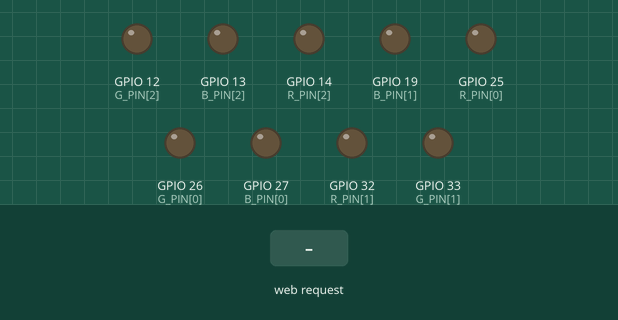
Bench run of a sketch on a simulated ESP32. Parts: output pins drawn as LEDs (lit = HIGH). Dashed ring = blinking. Inputs (shaded band) come from the test bench. WiFi joins after 1.5 s; servers stay silent unless stated; what the sketch prints to the serial monitor is not drawn.

Above: at 2.8 s.
2.9 s: HTTP request GET /blink received
At 3.01 s:
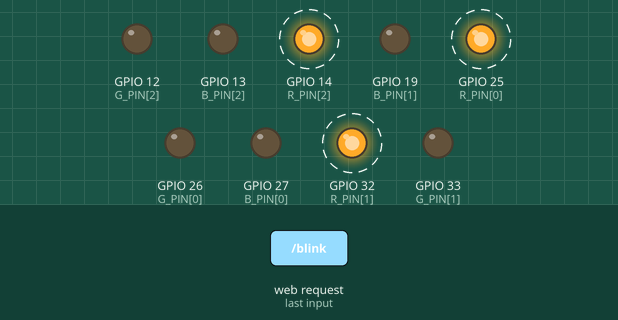
At 3.45 s:
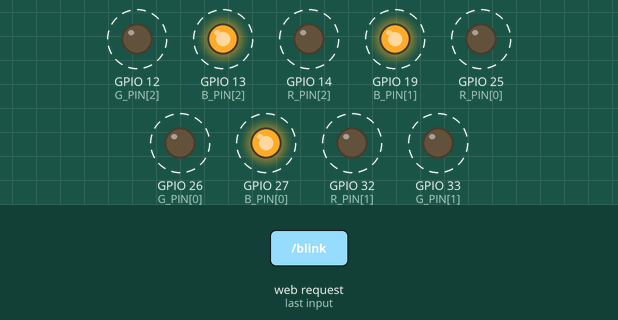
Timing chart, 0 to 6.7 s (numbered marks = the images above; inputs shaded):
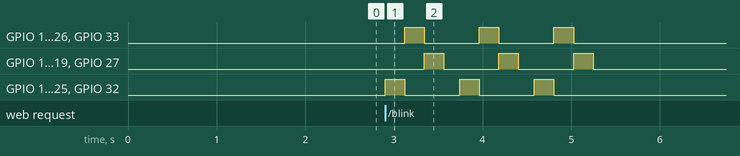

Measured:
- after the input at 2.9 s, GPIO 12 (G_PIN[2]): alternates HIGH for 0.22 s and LOW for 0.62 s, 6 changes in all, then stays LOW, starting after 0.22 s; GPIO 13 (B_PIN[2]): alternates HIGH for 0.22 s and LOW for 0.62 s, 6 changes in all, then stays LOW, starting after 0.44 s

The sketch:

rgb_three_web_control_arduinoidecode.ino
```cpp
/*
   ESP32 ‑ Multi‑RGB‑LED web controller (digital ON/OFF, no PWM)
   ▸ Works from HTTPS pages (GitHub Pages, Chrome ≥ 119, Brave…)
   ▸ Common‑cathode by default – uncomment COMMON_ANODE for common‑anode
   ▸ URL format:  /set?L=<index>&R=0|1&G=0|1&B=0|1
                   /blink         (cycles all LEDs)
                   OPTIONS …      (handled for CORS / Private‑Network)
*/

//#define COMMON_ANODE                      // <-- UNCOMMENT for common‑anode LEDs

#include <Arduino.h>
#include <WiFi.h>

/* ---------- Wi‑Fi credentials ---------- */
const char* ssid = "WIFI ID";
const char* pass = "WIFI PASS";

/* ---------- How many RGB LEDs? ---------- */
constexpr uint8_t NUM_LEDS = 3;    // change to match your build

/* ---------- GPIO lists (R,G,B per LED) -- */
const uint8_t R_PIN[NUM_LEDS] = {25, 32, 14};   // LED‑0, LED‑1, LED‑2 …
const uint8_t G_PIN[NUM_LEDS] = {26, 33, 12};
const uint8_t B_PIN[NUM_LEDS] = {27, 19, 13};

/* ---------- server ---------- */
WiFiServer server(80);

/* ---------- helpers ---------- */
void sendCORS      (WiFiClient& c, const String& origin);
void sendPreflight (WiFiClient& c, const String& origin);
void sendPlain     (WiFiClient& c, const String& origin, const char* msg);
void sendHTML      (WiFiClient& c, const String& origin);
int  getParam      (const String& src, const char* key, int def = 0);
void setColor      (uint8_t led, uint8_t r, uint8_t g, uint8_t b);
void blinkTest     ();

/* ---------- SETUP ---------- */
void setup() {
  Serial.begin(115200);
  Serial.println("\nBooting…");

  for (uint8_t i = 0; i < NUM_LEDS; ++i) {
    pinMode(R_PIN[i], OUTPUT);
    pinMode(G_PIN[i], OUTPUT);
    pinMode(B_PIN[i], OUTPUT);
    setColor(i, 0, 0, 0);                     // off on power‑up
  }

  WiFi.begin(ssid, pass);
  Serial.printf("Connecting to %s", ssid);
  while (WiFi.status() != WL_CONNECTED) { delay(400); Serial.print('.'); }
  Serial.printf("\nConnected!  IP = %s\n", WiFi.localIP().toString().c_str());
  server.begin();
}

/* ---------- MAIN LOOP ---------- */
void loop() {
  WiFiClient client = server.available();
  if (!client) return;

  /* ---- request line ---- */
  String req = client.readStringUntil('\n'); req.trim();

  /* ---- collect Origin header ---- */
  String origin = "*";
  while (client.connected()) {
    String h = client.readStringUntil('\n');
  if (h == "\r" || h.isEmpty()) break;

    if (h.startsWith("Origin:")) { origin = h.substring(7); origin.trim(); }
  }

  /* ---- 1. CORS / PNA pre‑flight ---- */
  if (req.startsWith("OPTIONS ")) {
    sendPreflight(client, origin);
  }

  /* ---- 2. /set?L=…&R=…&G=…&B=… ---------- */
  else if (req.startsWith("GET /set?")) {
    uint8_t led = constrain(getParam(req,"L"), 0, NUM_LEDS - 1);
    uint8_t r   = getParam(req,"R");
    uint8_t g   = getParam(req,"G");
    uint8_t b   = getParam(req,"B");
    setColor(led, r, g, b);
    sendPlain(client, origin, "OK");
  }

  /* ---- 3. /blink ----------------------- */
  else if (req.startsWith("GET /blink")) {
    blinkTest();
    sendPlain(client, origin, "Blink test done");
  }

  /* ---- 4. any other path → built‑in page */
  else {
    sendHTML(client, origin);
  }

  client.stop();
}

/* ---------- helper: parse key=val -------- */
int getParam(const String& src, const char* key, int def) {
  String token = String(key) + '=';
  int i = src.indexOf(token);
  if (i == -1) return def;
  int end = src.indexOf('&', i);
  if (end == -1) end = src.indexOf(' ', i);
  return src.substring(i + token.length(), end).toInt();
}

/* ---------- LED helper ------------------- */
void setColor(uint8_t led, uint8_t r, uint8_t g, uint8_t b) {
#if defined(COMMON_ANODE)
  r = !r; g = !g; b = !b;
#endif
  digitalWrite(R_PIN[led], r ? HIGH : LOW);
  digitalWrite(G_PIN[led], g ? HIGH : LOW);
  digitalWrite(B_PIN[led], b ? HIGH : LOW);
  Serial.printf("LED %u  R=%u  G=%u  B=%u\n", led, r, g, b);
}

/* ---------- blink all LEDs --------------- */
void blinkTest() {
  for (uint8_t n = 0; n < 3; ++n) {
    for (uint8_t i = 0; i < NUM_LEDS; ++i) setColor(i, 1,0,0);
    delay(220);
    for (uint8_t i = 0; i < NUM_LEDS; ++i) setColor(i, 0,1,0);
    delay(220);
    for (uint8_t i = 0; i < NUM_LEDS; ++i) setColor(i, 0,0,1);
    delay(220);
    for (uint8_t i = 0; i < NUM_LEDS; ++i) setColor(i, 0,0,0);
    delay(180);
  }
}

/* ---------- CORS helpers ----------------- */
void sendCORS(WiFiClient& c, const String& origin) {
  c.print(F("Access-Control-Allow-Origin: ")); c.println(origin);
  c.println(F("Access-Control-Allow-Methods: GET, OPTIONS"));
  c.println(F("Access-Control-Allow-Headers: Content-Type"));
  c.println(F("Access-Control-Allow-Private-Network: true"));
}

void sendPreflight(WiFiClient& c, const String& origin) {
  c.println(F("HTTP/1.1 204 No Content")); sendCORS(c, origin);
  c.println(F("Content-Length: 0\r\n"));
}

void sendPlain(WiFiClient& c, const String& origin, const char* msg) {
  c.println(F("HTTP/1.1 200 OK")); sendCORS(c, origin);
  c.println(F("Content-Type: text/plain\r\n")); c.println(msg);
}

/* ---------- built‑in HTML page ----------- */
void sendHTML(WiFiClient& c, const String& origin) {
  c.println(F("HTTP/1.1 200 OK")); sendCORS(c, origin);
  c.println(F("Content-Type: text/html\r\n"));

  /* ---------- minimal UI (checkboxes) ----- */
  c.println(R"html(
<!DOCTYPE html>
<html><head>
<meta name="viewport" content="width=device-width,initial-scale=1">
<title>ESP32 · Multi RGB‑LED</title>
<style>
 body{font-family:Arial;background:#111;color:#fff;text-align:center;padding:20px}
 select,label{margin:8px}
 input[type=checkbox]{transform:scale(1.3);margin-left:6px}
 #sample{width:90px;height:90px;margin:18px auto;border-radius:10px;border:2px solid #666}
 button{margin:14px;padding:8px 22px;border:none;border-radius:8px;cursor:pointer}
 a{color:#0af}
</style></head>
<body>
<h2>Multi RGB‑LED – ON/OFF</h2>

<select id="led"></select>
<div id="sample"></div>

<label>R <input type="checkbox" id="r"></label>
<label>G <input type="checkbox" id="g"></label>
<label>B <input type="checkbox" id="b"></label><br>

<button onclick="setLed()">Set LED</button>
<p><a href="/blink">Run blink test</a></p>

<script>
const NUM_LEDS = %NUM%;          // <‑‑ injected by sketch
const sel = document.getElementById('led');
for (let i = 0; i < NUM_LEDS; i++)
  sel.add(new Option('LED ' + i, i));

const cks = ['r','g','b'].map(id => document.getElementById(id));
cks.forEach(c => c.onchange = preview); sel.onchange = preview;

function preview(){
  const col = cks.map(c => c.checked?255:0);
  sample.style.background = `rgb(${col})`;
}

function setLed(){
  const led = sel.value,
        [r,g,b] = cks.map(c => c.checked ? 1 : 0);
  fetch(`/set?L=${led}&R=${r}&G=${g}&B=${b}`).catch(console.error);
}
preview();
</script>
</body></html>
)html");

  /* tiny hack to inject NUM_LEDS into the HTML sent */
  c.printf("<script>document.currentScript.previousElementSibling.innerHTML="
           "document.currentScript.previousElementSibling.innerHTML.replace('%%NUM%%','%u');</script>", NUM_LEDS);
}
```
